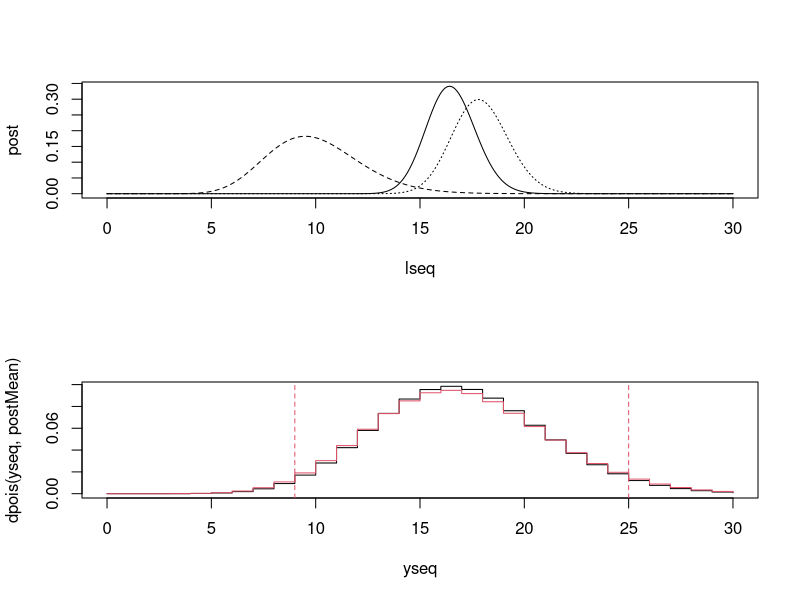

The R script that drew this image:
par(mfrow=c(2,1))
n <- 10
lamda <- 17.8
y <- rpois(n,lamda) #simulated observations
Y <- sum(y)
mu <- 10 #prior mean
b <- 2
a <- mu*b
lseq <- seq(0,30,length=1000) #sequence of values
prior <- dgamma(lseq,a,b)
like <- dgamma(lseq,1 + Y,n)
post <- dgamma(lseq,a + Y,b + n)
plot(lseq,post,type='l')
lines(lseq,prior,lty=2)
lines(lseq,like,lty=3)


a1 <- a + Y
b1 <- b + n
pr <- b1/(1 + b1)

postMean <- a1/b1
yseq <- c(0:30)
plot(yseq,dpois(yseq,postMean),type='s')
lines(yseq,dnbinom(yseq,size=a1,prob=pr),type='s',col=2)
abline(v=qnbinom(c(.025,.975),size=a1,prob=pr),lty=2,
col=2)
